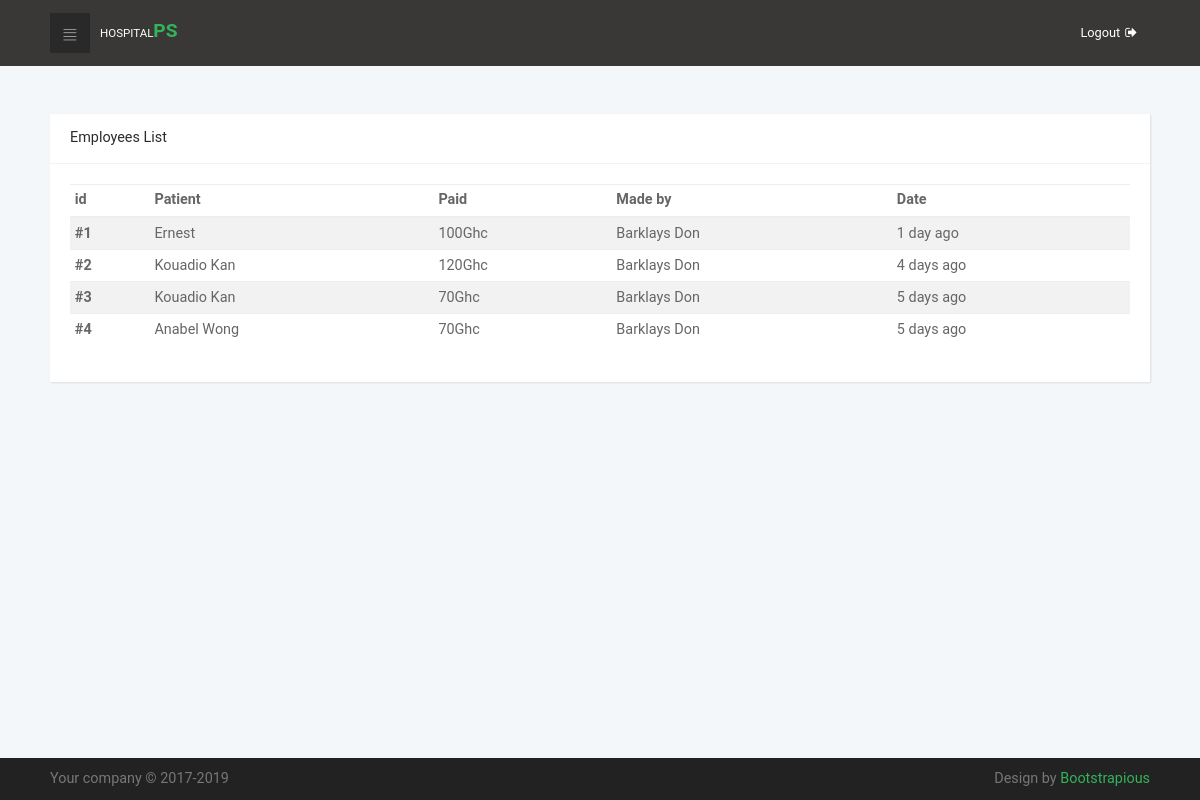
The app's page /ViewAllPay.php (signed in) with its own data.
### tables this page shows
CREATE TABLE IF NOT EXISTS `payment` (
  `id` int(11) NOT NULL AUTO_INCREMENT,
  `pay` double NOT NULL,
  `aid` int(11) NOT NULL,
  `pid` int(11) NOT NULL,
  `cid` int(11) NOT NULL,
  `paydate` datetime NOT NULL,
  PRIMARY KEY (`id`)
);

CREATE TABLE IF NOT EXISTS `users` (
  `id` int(11) unsigned NOT NULL AUTO_INCREMENT,
  `fullname` varchar(100) NOT NULL,
  `phone` int(9) unsigned zerofill NOT NULL,
  `sex` enum('Male','Female') NOT NULL,
  `birthday` date NOT NULL,
  `usertype` int(1) NOT NULL,
  `registrationdate` datetime NOT NULL,
  `username` varchar(32) DEFAULT NULL,
  `pass` varchar(100) DEFAULT NULL,
  PRIMARY KEY (`id`)
);

### ViewAllPay.php (the view)
<?php include 'php/include/head.php'; ?>
<section class="mt-5">
    <div class="container-fluid">
        <div class="row">
            <div class="col-lg-12">
              <div class="card">
                <div class="card-header d-flex align-items-center">
                  <h2 class="h5 display">Employees List</h2>
                </div>
                <div class="card-block">
                  <table class="table table-striped table-sm">
                      <?php
                      $pays = $db->prepare('
                      SELECT payment.id, payment.aid, payment.pay, users.fullname, payment.paydate
                      FROM payment
                      INNER JOIN users ON users.id = payment.pid
                      ORDER BY paydate DESC');
                      $pays->execute();
                      $i = 0;
                      function humanTiming ($time)
                        {
                            $time = time() - $time - (3600 * 2);
                            $time = ($time<1)? 1 : $time;
                            $tokens = array (
                                31536000 => 'year',
                                2592000 => 'month',
                                604800 => 'week',
                                86400 => 'day',
                                3600 => 'hour',
                                60 => 'minute',
                                1 => 'second'
                            );
                            foreach ($tokens as $unit => $text) {
                                if ($time < $unit) continue;
                                $numberOfUnits = floor($time / $unit);
                                return $numberOfUnits.' '.$text.(($numberOfUnits>1)?'s':'');
                            }
                        }
                       ?>
                    <thead>
                      <tr>
                        <th>id</th>
                        <th>Patient</th>
                        <th>Paid</th>
                        <th>Made by</th>
                        <th>Date</th>
                      </tr>
                    </thead>
                    <tbody>
                        <?php while ($pay = $pays->fetch()) { $i++;
                            $ac = $db->prepare('SELECT fullname FROM users WHERE id = ?');
                            $ac->execute(array($pay['aid']));
                            $a = $ac->fetch();
                            ?>
                            <tr>
                                <th scope="row">#<?php echo $i ?></th>
                                <td><?php echo $pay['fullname'] ?></td>
                                <td><?php echo $pay['pay'] ?>Ghc</td>
                                <td><?php echo $a['fullname'] ?></td>
                                <td><?php echo humanTiming(strtotime($pay['paydate'])); ?> ago</td>
                            </tr>
                        <?php } ?>
                    </tbody>
                  </table>
                </div>
              </div>
            </div>
        </div>
    </div>
</section>
<?php include 'php/include/footer.php'; ?>

### css/style.default.css (style rules this page uses)
body { overflow-x: hidden; }
table { font-size: 0.9em; color: #666; }
h2 { color: #555; font-weight: 400; }
.card { height: 100%; border: none; background: #fff; box-shadow: 1px 1px 2px rgba(0, 0, 0, 0.1); border-radius: 0; }
.card-header { height: 50px; background-color: #fff; border-bottom-color: #f3f3f3; border-top: none; }
.card-header h2, .card-header h3 { margin-bottom: 0; }
.display { font-weight: 400 !important; }
@media (min-width: 992px) { .container-fluid { padding: 0 50px; } }
body { font-family: "Roboto", sans-serif; font-size: 1rem; font-weight: normal; line-height: 1.5; color: #292b2c; background-color: #fff; }
h1, h2, h3, h4, h5, h6, .h1, .h2, .h3, .h4, .h5, .h6 { margin-bottom: 0.5rem; font-family: "Roboto", sans-serif; font-weight: 500; line-height: 1.1; color: inherit; }
h2, .h2 { font-size: 1.3rem; }
h5, .h5 { font-size: 0.9rem; }

### records on screen
payment: users.fullname "Ernest", pay "100", users.fullname "Barklays Don", paydate "1 day"
payment: users.fullname "Kouadio Kan", pay "120", users.fullname "Barklays Don", paydate "4 days"
payment: users.fullname "Kouadio Kan", pay "70", users.fullname "Barklays Don", paydate "5 days"
payment: users.fullname "Anabel Wong", pay "70", users.fullname "Barklays Don", paydate "5 days"
